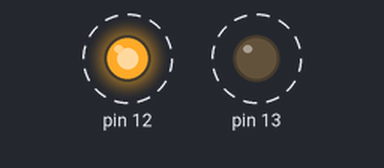
This sketch was run on a simulated Arduino Uno, built with avr-gcc and run on an emulated ATmega328P. On the bench: output pins drawn as LEDs (lit = HIGH). Dashed ring = blinking.

Above: at 0.2 s.
Timing chart, 0 to 3.5 s (numbered marks = the images above):
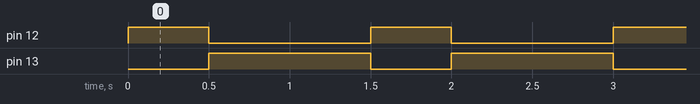

The sketch:

primero.ino
```cpp
void setup() {
  // put your setup code here, to run once:
  pinMode(13, OUTPUT);
  pinMode(12, OUTPUT);
}

void loop() {
  // put your main code here, to run repeatedly:
  digitalWrite(13, LOW);   // encender el LED (voltaje a HIGH)
  digitalWrite(12, HIGH);   // encender el LED (voltaje a HIGH)
  delay(500);              // esperar encendido durante 1 segundo (1000 milisegundos)
  digitalWrite(13, HIGH);    // apagar el LED (voltaje a LOW)
  digitalWrite(12, LOW);    // apagar el LED (voltaje a LOW)
  delay(1000);              // esperar apagado durante 100 milisegundos
}
```

Measured:
- by itself, pin 12: alternates HIGH for 0.50 s and LOW for 1.0 s
- by itself, pin 13: alternates HIGH for 1.0 s and LOW for 0.50 s
